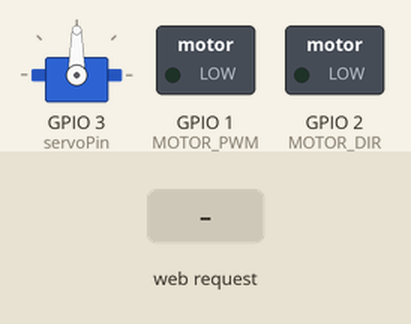
Bench run of a sketch on a simulated ESP8266 (NodeMCU). Shown: servo, switched loads named in the sketch (green lamp = pin HIGH). Inputs (shaded band) come from the test bench.

Above: at 1.2 s.
1.3 s: HTTP request GET /A received
At 1.7 s:
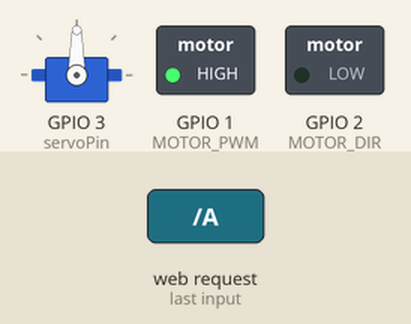
2.8 s: HTTP request GET /B received
At 4.0 s:
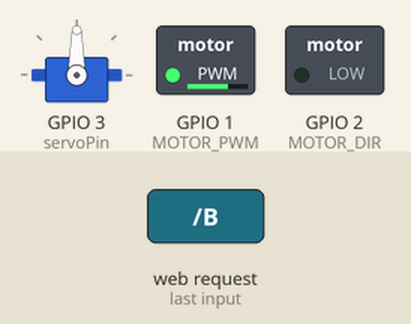
4.3 s: HTTP request GET /C received
At 5.2 s:
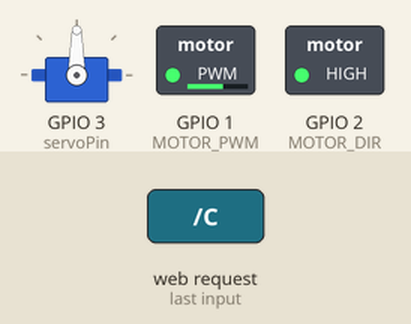
5.8 s: HTTP request GET /D received
At 6.3 s:
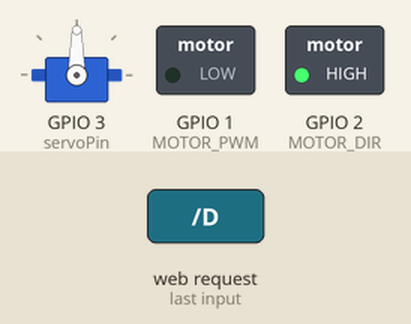
7.3 s: HTTP request GET /Pos received
At 8.5 s:
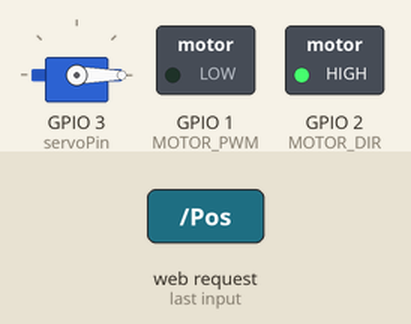
8.8 s: HTTP request GET /off received
At 9.8 s:
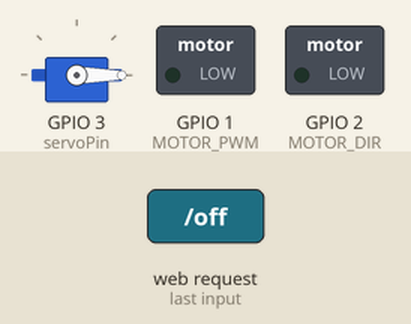
Timing chart, 0 to 11.3 s (numbered marks = the images above; inputs shaded):
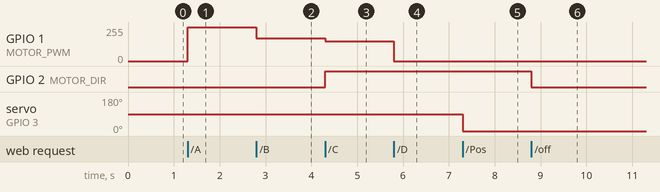

Measured:
- after the input at 1.3 s, GPIO 1 (MOTOR_PWM): 0/255 → 255/255 at once
- after the input at 2.8 s, GPIO 1 (MOTOR_PWM): 255/255 → 170/255 at once
- after the input at 4.3 s, GPIO 1 (MOTOR_PWM): 170/255 → 150/255 at once; GPIO 2 (MOTOR_DIR): LOW → HIGH at once
- after the input at 5.8 s, GPIO 1 (MOTOR_PWM): 150/255 → 0/255 at once
- after the input at 7.3 s, servo on GPIO 3 (servoPin): 90° → 0° at once
- after the input at 8.8 s, GPIO 2 (MOTOR_DIR): HIGH → LOW at once

The sketch:

ESP01-Riders.ino
```cpp
#include <ESP8266WebServer.h>
#include "index.h"
#include <Servo.h>

#define servoPin 3
#define MOTOR_PWM 1
#define MOTOR_DIR 2

Servo myservo;
int pos = 90;

#define dir_Forward 0
#define dir_Back 255

#define PWM_STOP 0
#define PWM_SLOW 170 // arbitrary slow speed PWM duty cycle
#define PWM_FAST 255 // fastest speed PWM duty cycle

const char* ssid = "ESP01_Rider";
const char* password = "********";

ESP8266WebServer server(80);

void setup(void) {

  pinMode(servoPin, OUTPUT);
  pinMode( MOTOR_DIR, OUTPUT );
  pinMode( MOTOR_PWM, OUTPUT );

  myservo.attach(servoPin);
  myservo.write(pos);

  analogWrite(MOTOR_DIR, dir_Forward );
  analogWrite(MOTOR_PWM, PWM_STOP );

  //ESP32 As access point IP: 192.168.4.1
  WiFi.mode(WIFI_AP);
  WiFi.softAP(ssid, password);

  server.on("/", handle_OnConnect);
  server.on("/A", handle_Forward_Fast);
  server.on("/B", handle_Forward_Slow);
  server.on("/C", handle_Back_Slow);
  server.on("/D", handle_Back_Fast);
  server.on("/off", handle_Stop);

  server.on("/R", handle_Go_Righter);
  server.on("/L", handle_Go_Lefter);
  server.on("/Pos", handle_Steering_Slider_Input);
  server.onNotFound(handle_NotFound);

  server.begin();
  }


void loop(void) {
  server.handleClient();
}

void handle_NotFound () {
}

void handle_OnConnect() {
  String s = MAIN_page;
  server.send(200, "text/html", s);
}

void handle_Steering_Slider_Input() {

  if(server.arg("value") ){
  int slidervalue = server.arg("value").toInt();
  pos = slidervalue;
  myservo.write(slidervalue);
  }
  server.send(200, "text/plain", "ok");
}


void handle_Forward_Fast() {
  analogWrite(MOTOR_DIR, dir_Forward );
  analogWrite(MOTOR_PWM, PWM_FAST );
  server.send(200, "text/plain", "ok");
}

void handle_Forward_Slow() {
  analogWrite(MOTOR_DIR, dir_Forward );
  analogWrite(MOTOR_PWM, PWM_SLOW  );
  server.send(200, "text/plain", "ok");
}

void handle_Back_Slow() {
  analogWrite(MOTOR_DIR, dir_Back );
  analogWrite(MOTOR_PWM, 320 - PWM_SLOW );
  server.send(200, "text/plain", "ok");
}

void handle_Back_Fast() {
  analogWrite(MOTOR_DIR, dir_Back );
  analogWrite(MOTOR_PWM, 255 - PWM_FAST );
  server.send(200, "text/plain", "ok");
}

void handle_Stop() {
  analogWrite(MOTOR_PWM, PWM_STOP );
  analogWrite(MOTOR_DIR, dir_Forward);
  server.send(200, "text/plain", "ok");
}

void handle_Go_Lefter() { //  Depending on the position and orientation of sg90 servo could change name to Righter
  pos = pos - 7;
  if (pos < 7) {
    pos = 7;
  }
  myservo.write(pos);
  server.send(200, "text/plain", "ok");
}

void handle_Go_Righter() {
  pos = pos + 7;
  if (pos > 173) {
    pos = 173;
  }
  myservo.write(pos);
  server.send(200, "text/plain", "ok");
}
```

index.h
```cpp
const char MAIN_page[] PROGMEM = R"=====(
<!DOCTYPE HTML><html>
  <head>

<style>
body {
  background-color: #ff0000;
}
</style>

    <title>ESP01-Riders Web Server</title>
    <meta name="viewport" content="width=device-width, initial-scale=1.0, maximum-scale=1.0, user-scalable=no">
    <style>
      body { font-family: Times; text-align: center; margin:1px auto; padding-top: 30px; width:auto; user-select: none;}


      .button{
        padding: 2px 2px;
        font-size: 18px;
        font-family: appaji ambarisha darbha;
        background-color: white;
        margin: 2px;
        color: black;
        border: 1px solid black;
        width: 150px;
        height: 50px;
        display: inline;
        text-align: center;
             }

      .button:hover {
        background-color: white;
         color: grey;
                    }

      .button:active {
        background-color: #007399;
        color: white;
        box-shadow: 2 1px #ff0045;
//        transform: translateY(x);
                    }

      .action_btn {
        width: 150px;
        margin: 0 auto;
        display: inline;}

.slidecontainer {
  width: 100%;
}

.slider {
  -webkit-appearance: none;
  width: 80%;
  height: 50px;
  background: #ff3030;
  outline: none;
  opacity: 1.0;
  -webkit-transition: .2s;
  transition: opacity .2s;
}

.slider:hover {
  opacity: 1;
}

.slider::-webkit-slider-thumb {
  -webkit-appearance: none;
  appearance: none;
  width: 50px;
  height: 50px;
  background: #ffffff;
  cursor: pointer;
}

.slider::-moz-range-thumb {
  width: 25px;
  height: 25px;
  background: #ffffff;
  cursor: pointer;
}

  </style>
    <body style="background-color: #fffff00">

  </head>
  <body>
    <h1>ESP01-RIDER</h1>

    <button class="button" id="button1" onmousedown="toggle('A');" ontouchstart="toggle('A');" onmouseup="toggle('off');" ontouchend="toggle('off');">Forward Fast</button>

    <button class="button" id="button2" onmousedown="toggle('B');" ontouchstart="toggle('B');" onmouseup="toggle('off');" ontouchend="toggle('off');">Forward</button>

    <button class="button" id="button3" onmousedown="toggle('C');" ontouchstart="toggle('C');" onmouseup="toggle('off');" ontouchend="toggle('off');">Reverse</button>

    <button class="button" id="button4" onmousedown="toggle('D');" ontouchstart="toggle('D');" onmouseup="toggle('off');" ontouchend="toggle('off');">Retros</button>

<div class="buttons">
<div class="action_btn">

    <p><button class="button" id="button5" onmousedown="toggle('L');" ontouchstart="toggle('L');"  onmouseup="toggle('FO');" ontouchend="toggle('FO');">Left</button>

    <button class="button" id="button6" onmousedown="toggle('R');" ontouchstart="toggle('R');" onmouseup="toggle('FO');" ontouchend="toggle('FO');" >Right</button></p>
             </div>

        </div>
<div class="slidecontainer">

    <p>  </p>

  <input type="range" min="7" max="173" value="90" class="slider" id="myRange">

</div>

<script>

var slider = document.getElementById("myRange");
slider.oninput = function() {
  pos = slider.value;
  steering(pos);
}
</script>

<script>

   function toggle(x) {
     var xhr = new XMLHttpRequest();
     xhr.open("GET", "/" + x, true);
     xhr.send();
   }

   function steering(pos) {
     var xhr = new XMLHttpRequest();
     xhr.open("GET", "/Pos?value="+ pos , true);
     xhr.send();
   }

  </script>
  </body>
</html>
)=====";
```
